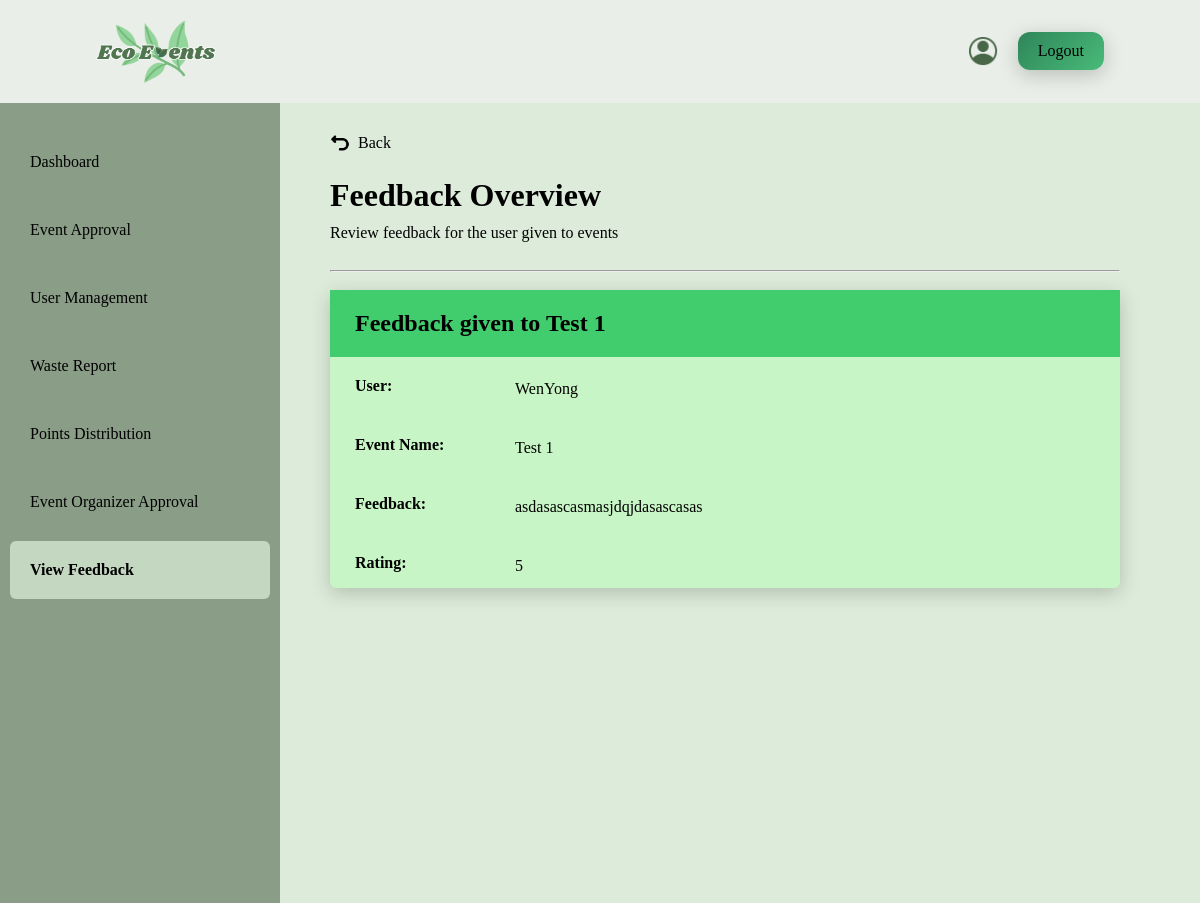
Screenshot of /Admin/ViewFeedback2.php?feedback_id=14 with the database file from the repository.
### tables this page shows
CREATE TABLE `feedback` (
  `feedback_id` int(11) NOT NULL,
  `event_id` int(11) NOT NULL,
  `rating` int(11) NOT NULL,
  `feedback_text` text DEFAULT NULL,
  `submitted_at` timestamp NOT NULL DEFAULT current_timestamp(),
  `user_email` varchar(255) NOT NULL
);

CREATE TABLE `events` (
  `id` int(11) NOT NULL,
  `event_name` varchar(255) NOT NULL,
  `event_date` date NOT NULL,
  `event_time` time DEFAULT NULL,
  `event_location` varchar(255) NOT NULL,
  `event_type` varchar(100) NOT NULL,
  `max_participants` int(11) DEFAULT NULL,
  `description` text DEFAULT NULL,
  `sustainability_goals` text DEFAULT NULL,
  `event_image` varchar(255) DEFAULT NULL,
  `status` varchar(50) DEFAULT 'Pending',
  `created_at` timestamp NOT NULL DEFAULT current_timestamp(),
  `last_updated_at` timestamp NULL DEFAULT NULL,
  `update_notice` varchar(255) DEFAULT NULL,
  `show_update_notice` tinyint(1) DEFAULT 0,
  `waste_report` text DEFAULT NULL,
  `organizer_id` int(11) DEFAULT NULL
);

CREATE TABLE `user` (
  `user_id` int(11) NOT NULL,
  `user_fullname` varchar(255) NOT NULL,
  `user_email` varchar(255) NOT NULL,
  `user_username` varchar(255) NOT NULL,
  `user_phoneNumber` varchar(50) NOT NULL,
  `user_password` varchar(255) NOT NULL,
  `user_profilePicture` varchar(255) DEFAULT NULL,
  `user_role` varchar(20) NOT NULL,
  `user_point` int(11) NOT NULL,
  `user_organization` varchar(255) DEFAULT NULL,
  `user_reason` varchar(255) DEFAULT NULL,
  `user_document` varchar(255) DEFAULT NULL,
  `user_status` varchar(255) NOT NULL,
  `user_registerDate` datetime NOT NULL DEFAULT current_timestamp()
);

### Admin/ViewFeedback2.php (the view, shortened to what this page needs)
<?php
    include "conn.php";
    $feedback_id = (int) $_GET['feedback_id'];
    $sql = "SELECT f.feedback_id, f.event_id, f.rating, f.feedback_text, f.submitted_at, e.event_name, u.user_fullname
            FROM feedback f
            JOIN events e ON f.event_id = e.id
            JOIN user u ON f.user_email = u.user_email
            WHERE f.feedback_id = $feedback_id
           ";
    $result = mysqli_query($dbConn, $sql);
    if ($result && mysqli_num_rows($result) == 1) {
        $Feedback = mysqli_fetch_assoc($result);
    } else {
        header("Location: ViewFeedback.php");
        exit();
    }
?>
<!DOCTYPE html>
<html lang="en">
<head>
    <link rel="stylesheet" href="reset.css">
</head>
<body>
    <div class = "topBar">
        <img class = "logo" src="logo.png" alt="Website Logo">
        <div class = "rightSide">
            <a href="Profile.php">
                <img class = "profile" src="profile.png" alt="Profile icon">
            </a>
            <a class = "logout" href="logout.php">Logout</a>
        </div>
    </div>
    <div class = "container">
        <aside class = "sideBar">
            <a href = "dashboard.php">Dashboard</a>
            <a href="eventApproval.php">Event Approval</a>
            <a href="userManagement.php">User Management</a>
            <a href="wasteReport.php">Waste Report</a>
            <a href="PointsDistribution.php">Points Distribution</a>
            <a href="OrganizerApproval.php">Event Organizer Approval</a>
            <a class = "viewFeedback" href="ViewFeedback.php">View Feedback</a>
        </aside>
        <div class = "firstContent">
            <div class = "backContent">
                <a href="ViewFeedback.php">
                    <img class = "backIcon" src="turn-back.png" alt="Back icon"><span>Back</span>
                </a>
            </div>
            <h1>Feedback Overview</h1>
            <p>Review feedback for the user given to events</p>
            <br>
            <hr>
            <br>
            <div class = "feedbackOverview">
                <div class = "firstHeader">
                    <h2>Feedback given to <?php echo $Feedback['event_name']; ?></h2>
                </div>
                    <div class = "feedbackInfo">
                        <p class="label">User: </p>
                        <p class="value"><?php echo $Feedback['user_fullname']; ?></p>
                        <p class="label">Event Name: </p>
                        <p class="value"><?php echo $Feedback['event_name']; ?></p>
                        <p class="label">Feedback: </p>
                        <p class="value">
                            <?php echo $Feedback['feedback_text']; ?>
                        </p>
                        <p class="label">Rating: </p>
                        <p class="value"><?php echo $Feedback['rating']; ?></p>
                    </div>
                </div>
            </div>
        </div>
</body>
</html>

### rows the page displays
feedback: event.event_name "Test 1", user.user_fullname "WenYong", feedback_text "asdasascasmasjdqjdasascasas", rating "5"
